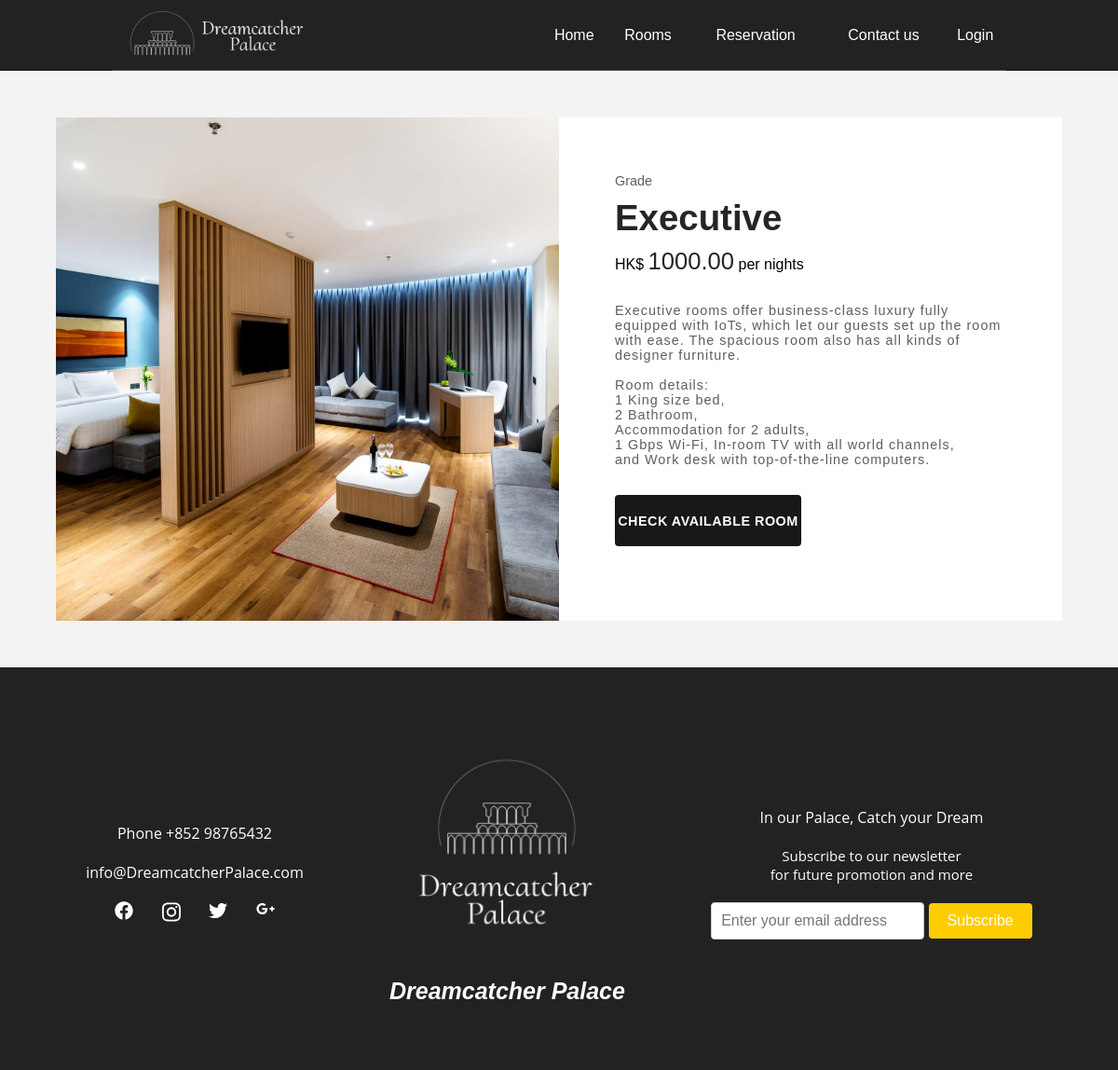
Page /rooms.php?roomGrade=Executive on the earlier database version.
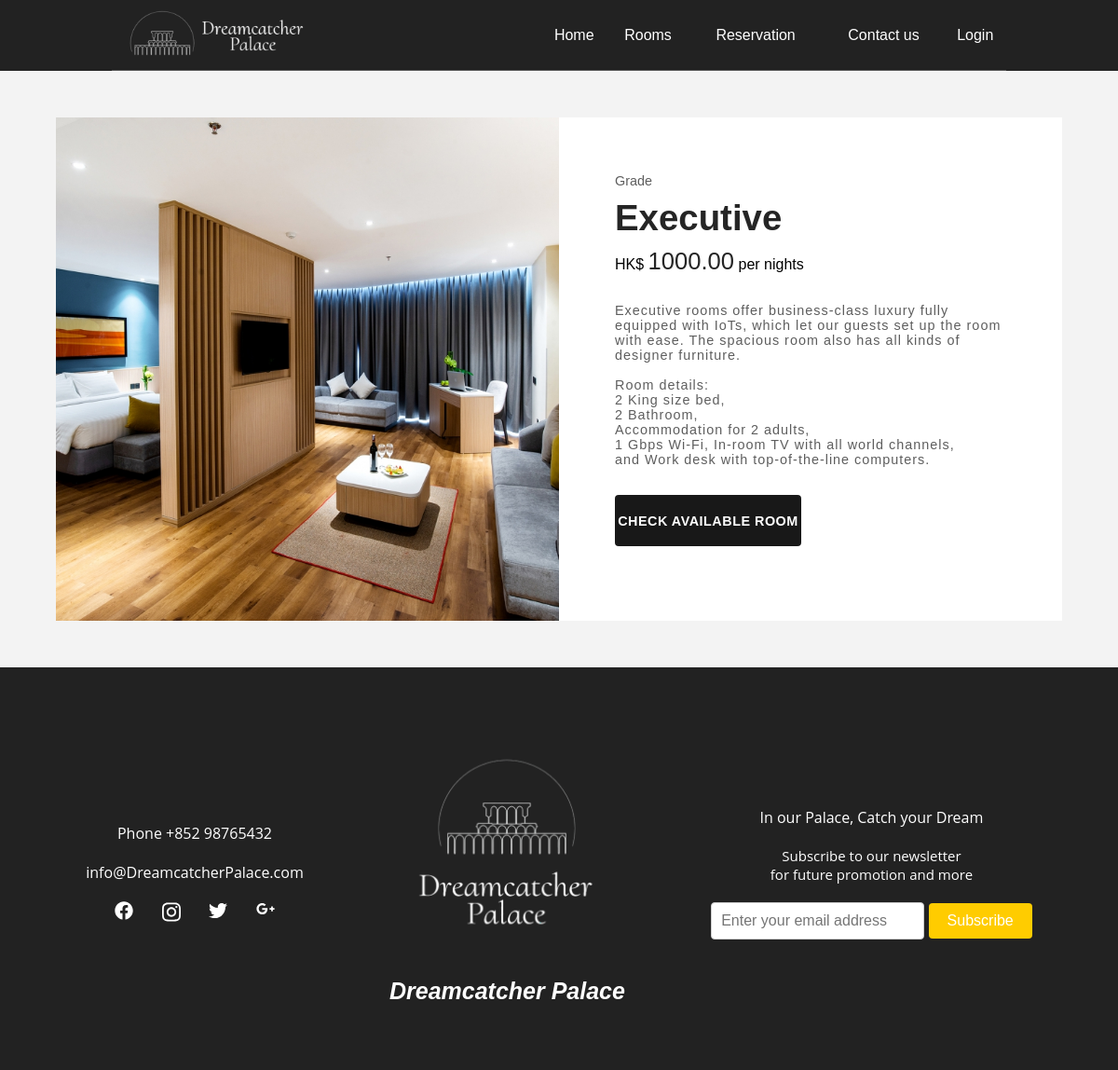
Same page on the later database version.
### tables this page shows
CREATE TABLE `room_details` (
  `roomGrade` varchar(20) NOT NULL,
  `roomSpec` varchar(600) NOT NULL,
  `roomPrice` decimal(10,2) NOT NULL,
  `roomIMG` text NOT NULL
);

### rooms.php (the view, shortened to what this page needs)
<?php
if (isset($_GET['roomGrade'])) {
	include 'DBconn.php';
	$roomGrade = mysqli_real_escape_string($conn, $_GET['roomGrade']);
	$sql = "SELECT * FROM room_details WHERE roomGrade = '$roomGrade'";
	$result = mysqli_query($conn, $sql);
	$row = mysqli_fetch_assoc($result);
} else {
	echo "
			<script>
				window.location.href='home.php';
			</script>
		";
}
?>
<!DOCTYPE html>
<html>
<head>
	<link rel="stylesheet" href="static/css/roomDetail.css">
</head>
<body>
	<?php include "navbar.php"; ?>
	<section id="room-page">
		<div class="room-details">
			<div class="room-img">
				<div class="swiper mySwiper">
					<div class="swiper-slide">
						<?php
						echo "<img src='static/img/rooms/{$row['roomIMG']}' />";
						?>
					</div>
				</div>
			</div>
			<div class="room-text">
				<?php
				echo "
						<span class=\"room-category\">Grade</span>
						<h3>{$row['roomGrade']}</h3>
                                                HK$ <span class=\"room-price\">{$row['roomPrice']}</span> per nights
                    ";
				$spec = $row['roomSpec'];
				echo "<p>" . nl2br($spec) . "</p>";
				?>
				<div class="room-button">
					<a href="reservation.php?roomGrade=<?php echo $row['roomGrade'] ?>" class="add-room-btn">Check Available
						Room</a>
				</div>
			</div>
		</div>
	</section>
	<?php include "footer.php"; ?>
</body>
</html>

### navbar.php (shortened to what this page needs)
<?php
include 'DBconn.php';
$sql = "SELECT * FROM room_details ORDER BY roomPrice DESC";
$result = mysqli_query($conn, $sql);
?>
<!DOCTYPE html>
<html lang="en">
<head>
	<link rel="stylesheet" href="static/css/layout.css">
</head>
<body>
	<span class="navbar">
		<nav>
			<div class="logo">
				<a href="home.php"><img src="static/img/shopline/logo.png" /></a>
			</div>
			<ul class="list-item">
				<li><a href="home.php">Home</a></li>
				<li class="dropdown">
					<a href="rooms.php">Rooms</a>
				</li>
				<li><a href="reservation.php?roomGrade=Presidential">Reservation</a></li>
				<li><a href="contact_us.php">Contact us</a></li>
				<li class="dropdown">
						<?php
							if (isset($_SESSION['loginUser'])) {
								echo "<a>" . $_SESSION['loginUser'] . "</a>";
								echo "<ul class='dropdown-menu'>
									<li>
										<a href='my_member_page.php'>My Member</a>
									</li>
									<li>
										<a href='my_booking_page.php'>My Booking</a>
									</li>
									<li>
										<a href='logout.php'>Logout</a>
									</li>
								</ul>";
							} else {
								echo "<a href='login.php'>Login</a>";
							}?>
				</li>
		</nav>
	</span>
</body>
</html>

### footer.php (shortened to what this page needs)
<!DOCTYPE html>
<html lang="en">
<head>
	<link rel="stylesheet" href="static/css/layout.css">
</head>
<body>
	<div class="container">
		<footer class="footer">
			<div class="footer-box">
				<div class="footer-text">Phone +852 98765432</div>
				<div class="footer-text">info@DreamcatcherPalace.com</div>
				<div class="footer-icon-list">
					<a href="#"><img src="static/img/widget/facebook.svg" alt="facebook-btn" /></a>
					<a href="#"><img src="static/img/widget/instagram.svg" alt="instagram-btn" /></a>
					<a href="#"><img src="static/img/widget/twitter.svg" alt="twitter-btn" /></a>
					<a href="#"><img src="static/img/widget/google-plus-g.svg" alt="google-plus-g-btn" /></a>
				</div>
			</div>
			<div class="footer-box">
				<div class="footer-logo"><img src="static/img/logo/logo_dream.png" /></div>
				<div class="logo-text">Dreamcatcher Palace</div>
			</div>
			<div class="footer-box">
				<div class="footer-text">In our Palace, Catch your Dream</div>
				<div class="footer-text text-small">Subscribe to our newsletter</br> for future promotion and more</div>
				<div id="email-box">
					<input type="email" name="email" placeholder="Enter your email address" class="email-input">
					<button style="margin:0px" type="submit" onclick="updateContent()" class="subscribe-button">Subscribe</button>
				</div>
			</div>
		</footer>
	</div>
</body>
</html>

### static/css/roomDetail.css (style rules this page uses)
* { margin: 0px; padding: 0px; box-sizing: border-box; font-family: poppins; }
ul { list-style: none; }
a { text-decoration: none; }
body { background-color: #f3f3f3; }
.room-details { max-width: 1200px; width: 90%; display: grid; grid-template-columns: 1fr 1fr; margin: 50px auto; }
.room-img { width: 100%; background-color: #e3e3e3; position: relative; overflow: hidden; }
.room-text { background-color: #ffffff; padding: 60px; position: relative; }
.room-text .room-category { color: #5e5e5e; font-size: 0.9rem; }
.room-text h3 { color: #252525; font-size: 2.4rem; font-weight: 600; margin: 10px 0px; }
.room-text .room-price { font-size: 1.6rem; color: #252525; font-weight: 500; }
.room-text p { margin: 30px 0px; color: #5e5e5e; letter-spacing: 1px; font-size: 0.9rem; }
.room-button { display: grid; grid-template-columns: 1fr 1fr; margin: 30px 0px; margin-bottom: 20px; grid-gap: 20px; }
.room-button a { width: 100%; height: 55px; display: flex; justify-content: center; align-items: center; text-align:center; text-transform: uppercase; font-weight: 600; letter-spacing: 0.5px; font-size: 0.9rem; border-radius: 4px; }
.room-button .add-room-btn { background-color: #181818; color: #ffffff; }
.mySwiper { height: 100%; width: 100%; max-width: 100%; }
.swiper-slide img { width: 100%; height: 100%; object-fit: cover; object-position: center; display: flex !important; }

### static/css/layout.css (style rules this page uses)
.container { width: 100%; }

### navbar.php (style rules this page uses)
* { padding: 0; margin: 0; -webkit-box-sizing: border-box; -moz-box-sizing: border-box; box-sizing: border-box; text-decoration: none; font-family: arial, tahoma; list-style: none; }
.navbar { display: flex; background-color: #222; justify-content: center; }
nav { width: 80%; background-color: #222; border-bottom: 1px solid #555; display: flex; justify-content: space-between; align-items: center; }
.logo { padding: 10px; width: auto; float: left; }
.logo img { height: 55px; }
.list-item { padding: 0; list-style: none; display: table; width: 500px; text-align: center; }
.list-item li { display: table-cell; position: relative; padding: 15px 0; }
.list-item li a { color: #fff; }
.list-item li a:after { background: none repeat scroll 0 0 transparent; bottom: 0; content: ""; display: block; height: 2px; left: 50%; position: absolute; background: #fff; transition: width 0.3s ease 0s, left 0.3s ease 0s; width: 0; }
.dropdown { position: relative; z-index: 1000; }

### footer.php (style rules this page uses)
body { font-family: 'Alegreya Sans', sans-serif; }
.footer { display: flex; background-color: #222; justify-content: space-evenly; align-items: center; padding-top: 70px; padding-bottom: 70px; color: #fff; font-family: 'Nunito', sans-serif; }
.footer .footer-box { text-align: center; }
.footer .footer-text { margin-top: 10px; margin-bottom: 20px; font-family: 'Open Sans', sans-serif; }
.text-small { font-size: 15px; }
.footer-icon-list { display: flex; justify-content: space-evenly; }
.footer-icon-list img { width: 20px; }
.footer-icon-list a { text-decoration: none; }
.footer-logo { margin-bottom: 20px; }
.footer-logo img { width: 250px; }
.logo-text { font-size: 25px; font-style: italic; font-weight: bold; }
.email-input { padding: 10px; border: 1px solid #ccc; border-radius: 4px; font-size: 16px; }
.subscribe-button { background-color: #ffcc00; color: #ffffff; padding: 10px 20px; border: none; border-radius: 4px; font-size: 16px; cursor: pointer; }

Differences in the rows shown:
changed room_details "Executive": roomSpec "…designer furniture. Room details: 1 King size bed, 2…" → "…designer furniture. Room details: 2 King size bed, 2…"
